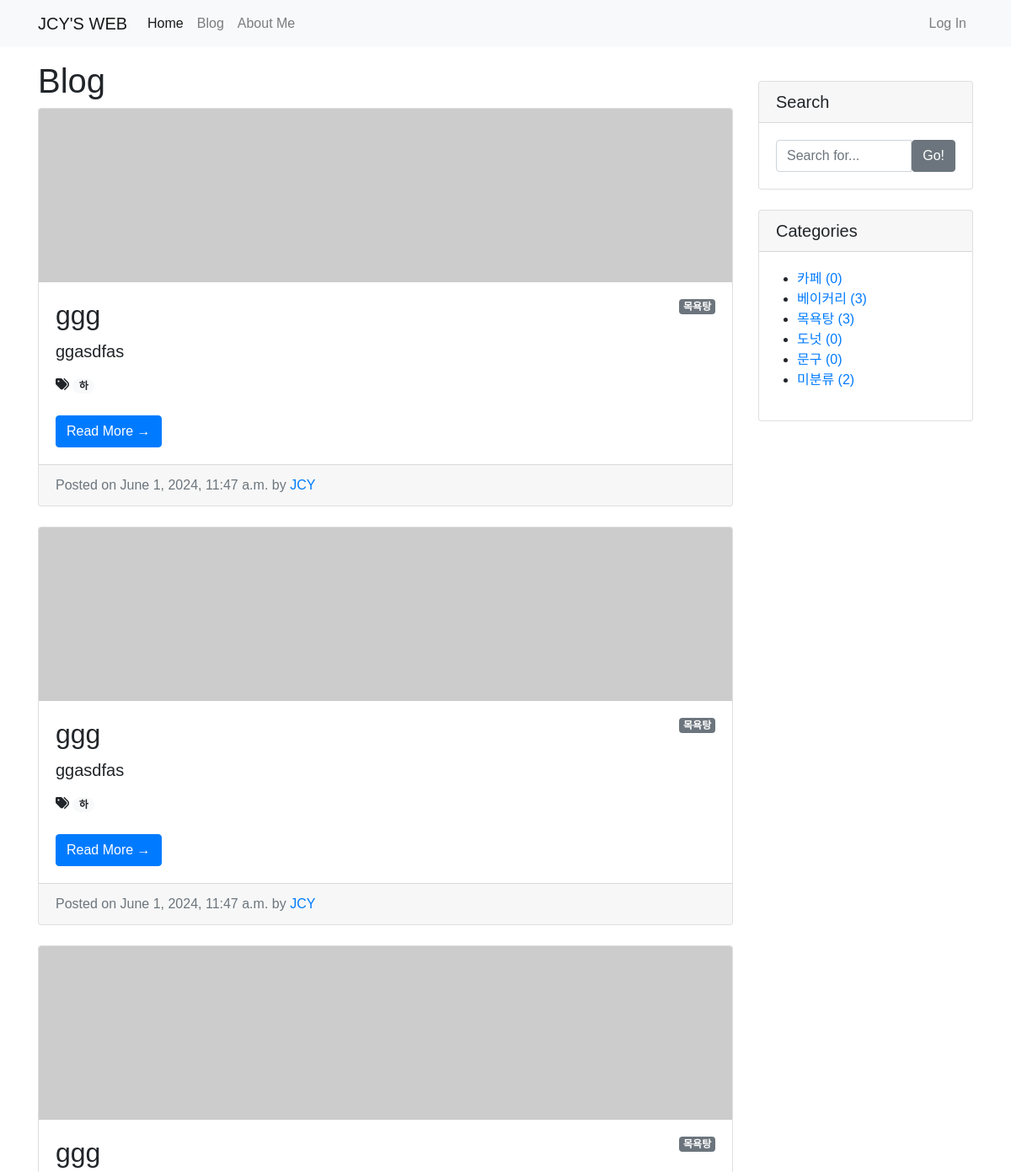
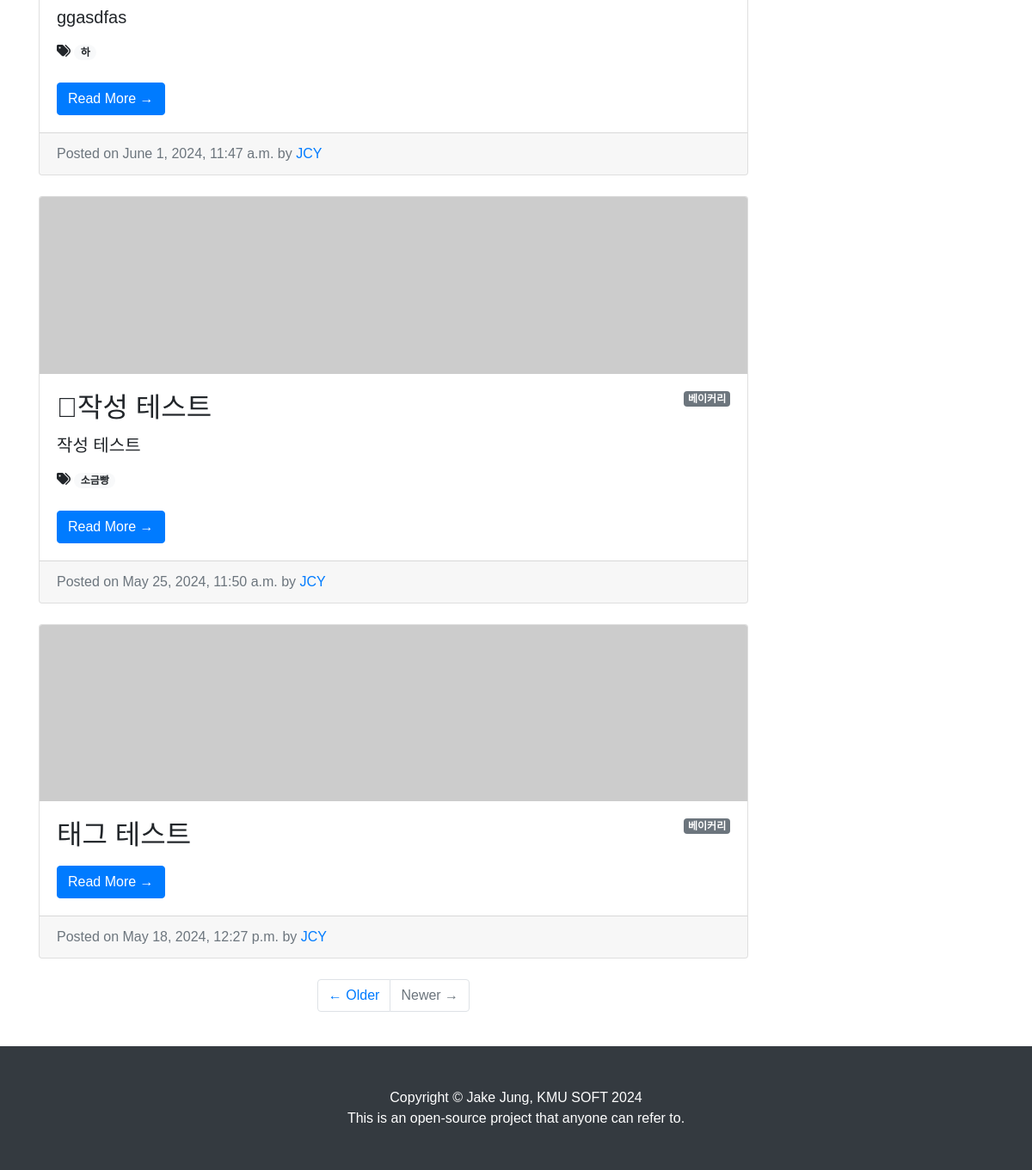
Screenshot of /blog/ with the database file from the repository (2 pictures, top to bottom).
### blog/models.py (models this page shows, shortened)
class Post(models.Model):
    title = models.CharField(max_length=30)
    hook_text = models.CharField(max_length=100, blank=True)
    content = MarkdownxField()
    head_image = models.ImageField(upload_to="blog/images/%Y/%m/%d/", blank=True)
    file_upload = models.FileField(upload_to="blog/files/%Y/%m/%d/", blank=True)
    created_at = models.DateTimeField(auto_now_add=True)
    updated_at = models.DateTimeField(auto_now=True)
    author = models.ForeignKey(User, null=True, on_delete=models.SET_NULL)
    category = models.ForeignKey(
        Category, null=True, blank=True, on_delete=models.SET_NULL
    )
    tags = models.ManyToManyField(Tag, blank=True)
    def get_absolute_url(self):
        return f"/blog/{self.pk}/"
    def get_content_markdown(self):
        return markdown(self.content)

class Category(models.Model):
    name = models.CharField(max_length=50, unique=True)
    slug = models.SlugField(max_length=200, unique=True, allow_unicode=True)
    def __str__(self):
        return self.name
    def get_absolute_url(self):
        return f"/blog/category/{self.slug}/"
    class Meta:
        verbose_name_plural = "Categories"

class Tag(models.Model):
    name = models.CharField(max_length=50)
    slug = models.SlugField(max_length=200, unique=True, allow_unicode=True)
    def __str__(self):
        return self.name
    def get_absolute_url(self):
        return f"/blog/tag/{self.slug}/"

### blog/views.py (the view)
# urls.py: path("", views.PostList.as_view()),
class PostList(ListView):
    model = Post
    ordering = "-pk"
    paginate_by = 5
    def get_context_data(self, **kwargs):
        context = super(PostList, self).get_context_data()
        context["categories"] = Category.objects.all()
        context["no_category_post_count"] = Post.objects.filter(category=None).count()
        return context

### blog/templates/blog/post_list.html (shortened to what this page needs)
{% extends 'blog/base.html' %}
{% block main_area %}
    <h1>Blog
    </h1>
    {% if post_list.exists %}
        {% for p in post_list %}
        <div class="card mb-4" id="post-{{ p.pk }}">
            {% if p.head_image %}
            <img class="card-img-top" src="{{ p.head_image.url }}" alt="{{ p }} head image">
            {% else %}
            <img class="card-img-top" src="https://picsum.photos/seed/{{ p.id }}/800/200" alt="random image">
            {% endif %}
            <div class="card-body">
                {% if p.category %}
                    <span class="badge badge-secondary float-right">{{ p.category }}</span>
                {% else %}
                    <span class="badge badge-secondary float-right">미분류</span>
                {% endif %}
                <h2 class="card-title">{{ p.title }}</h2>
                {% if p.hook_text %}
                    <h5 class="text_muted">{{ p.hook_text }}</h5>
                {% endif %}
                {% if p.tags.exists %}
                    <i class="fas fa-tags"></i>
                    {% for tag in p.tags.iterator %}
                        <a href="{{ tag.get_absolute_url }}">
                            <span class="badge badge-pill badge-light">{{ tag }}</span></a>
                    {% endfor %}
                    <br/>
                    <br/>
                {% endif %}
                <a href="{{ p.get_absolute_url }}" class="btn btn-primary">Read More &rarr;</a>
            </div>
            <div class="card-footer text-muted">
                Posted on {{ p.created_at }} by
                <a href="#"> {{ p.author | upper }} </a>
            </div>
        </div>
        {% endfor %}
    {% else %}
        <h3>아직 게시물이 없습니다.</h3>
    {% endif %}
    {% if is_paginated %}
        <ul class="pagination justify-content-center mb-4">
            {% if page_obj.has_next %}
                <li class="page-item">
                    <a class="page-link" href="?page={{ page_obj.next_page_number }}">&larr; Older</a>
                </li>
            {% else %}
                <li class="page-item disabled">
                    <a class="page-link" href="#">&larr; Older</a>
                </li>
            {% endif %}
            {% if page_obj.has_previous %}
                <li class="page-item">
                    <a class="page-link" href="?page={{ page_obj.previous_page_number }}">Newer &rarr;</a>
                </li>
            {% else %}
                <li class="page-item disabled">
                    <a class="page-link" href="#">Newer &rarr;</a>
                </li>
            {% endif %}
        </ul>
    {% endif %}
{% endblock %}

### blog/templates/blog/base.html (shortened to what this page needs)
<!DOCTYPE html>
{% load static %}
<html>
<head>
    <link rel="stylesheet" href="{% static 'blog/bootstrap/bootstrap.min.css' %}" media="screen">
    <link rel="stylesheet" href="{% static 'blog/css/blog-font.css' %}">
</head>
<body>
    {% include 'blog/navbar.html' %}
    <div class="container my-3">
        <div class="row">
            <div class="col-md-8 col-lg-9" id="main-area">
                {% block main_area %}
                {% endblock %}
            </div>
            <div class="col-md-4 col-lg-3">
                <div class="card my-4">
                    <h5 class="card-header">Search</h5>
                    <div class="card-body">
                        <div class="input-group">
                            <input type="text" class="form-control" placeholder="Search for..." id="search-input">
                            <span class="input-group-btn">
                                <button class="btn btn-secondary" type="button" onclick="searchPost()">Go!</button>
                            </span>
                        </div>
                    </div>
                </div>
                <div class="card my-4" id="categories-card">
                    <h5 class="card-header">Categories</h5>
                    <div class="card-body">
                        <div class="row">
                            <ul>
                                {%  for category in categories %}
                                    <li>
                                        <a href="{{ category.get_absolute_url}}">{{ category }} ({{ category.post_set.count }})</a>
                                    </li>
                                {% endfor %}
                                    <li>
                                        <a href="/blog/category/no_category">미분류 ({{ no_category_post_count }})</a>
                                    </li>
                            </ul>
                        </div>
                    </div>
                </div>
            </div>
        </div>
    </div>
    {% include 'blog/footer.html' %}
</body>
</html>

### blog/templates/blog/navbar.html (shortened to what this page needs)
<nav class="navbar navbar-expand-lg navbar-light bg-light">
        <div class="container">
            <a class="navbar-brand" href="/">JCY'S WEB</a>
            <div class="collapse navbar-collapse" id="navbarNavDropdown">
                <ul class="navbar-nav">
                    <li class="nav-item active">
                        <a class="nav-link" href="/">Home</a>
                    </li>
                    <li class="nav-item">
                        <a class="nav-link" href="/blog/">Blog</a>
                    </li>
                    <li class="nav-item">
                        <a class="nav-link" href="/about_me/">About Me</a>
                    </li>
                </ul>
                <ul class="navbar-nav ml-auto">
                    <li class="nav-item">
                        <a class="nav-link" href="#" data-toggle="modal" data-target="#loginModal">Log In</a>
                    </li>
                </ul>
            </div>
        </div>
    </nav>

### blog/templates/blog/footer.html
    <footer class="py-5 bg-dark">
        <div class="container">
            <p class="m-0 text-center text-white">
                Copyright &copy; Jake Jung, KMU SOFT 2024
            </p>
            <p class="m-0 text-center text-white">
                This is an open-source project that anyone can refer to.
            </p>
        </div>
    </footer>

### rows the page displays
Post: category "목욕탕", title "ggg", hook_text "ggasdfas", created_at "June 1, 2024, 11:47 a.m.", author "JCY"
Tag: name "하"
Post: category "목욕탕", title "ggg", hook_text "ggasdfas", created_at "June 1, 2024, 11:47 a.m.", author "JCY"
Post: category "목욕탕", title "ggg", hook_text "ggasdfas", created_at "June 1, 2024, 11:47 a.m.", author "JCY"
Post: category "베이커리", title "\b작성 테스트", hook_text "작성 테스트", created_at "May 25, 2024, 11:50 a.m.", author "JCY"
Tag: name "소금빵"
Post: category "베이커리", title "태그 테스트", created_at "May 18, 2024, 12:27 p.m.", author "JCY"
Category: name "카페", post_set.count "0"
Category: name "베이커리", post_set.count "3"
Category: name "목욕탕", post_set.count "3"
Category: name "도넛", post_set.count "0"
Category: name "문구", post_set.count "0"

### other values shown
{{ no_category_post_count }} "2"
